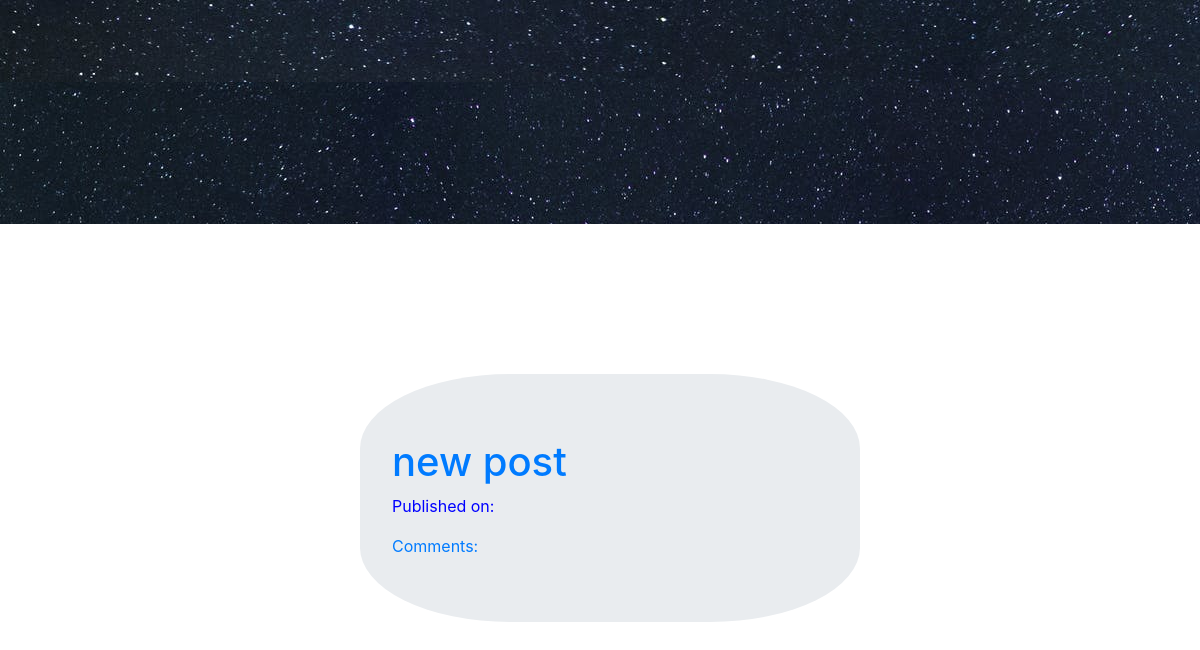
Before: / (lower part) with the older database file.
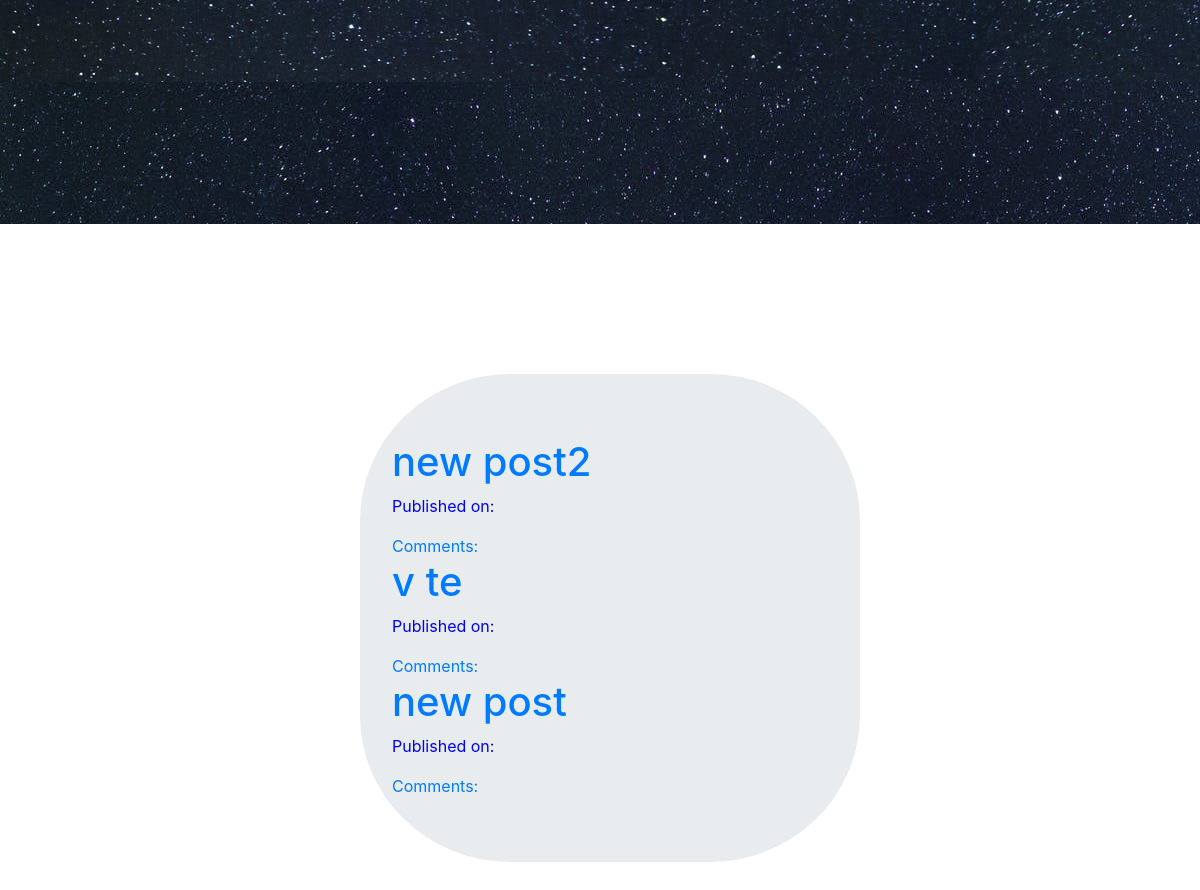
After: the same page with the newer database file.
### blog/models.py (models this page shows, shortened)
class Post(models.Model):
    author = models.ForeignKey('auth.User',on_delete=models.CASCADE)
    title = models.CharField(max_length=200)
    text = models.TextField()
    created_date = models.DateTimeField(default=timezone.now())
    published_date = models.DateTimeField(blank=True,null=True)

### blog/views.py (the view)
# urls.py: path('',views.PostListView.as_view(),name='post_list'),
class PostListView(ListView):
    model = Post
    def get_queryset(self):                     #__lte znaci <=
        return Post.objects.filter(published_date__lte=timezone.now()).order_by('-published_date')

### blog/templates/blog/post_list.html
{% extends "blog/base.html" %}
    {% block content%}
    <div class="container">
        <div class="jumbotron">
            <div class="centerstage">
                {% for post in post_list %}
                    <div class="post">
                        <h1><a href="{% url 'post_detail' pk=post.pk %}">{{ post.title }}</a></h1>
                        <div class="date">
                            <p>Published on: {{post.published|date:'d-m-Y' }}</p>
                        </div>
                        <a href="{% url 'post_detail' pk=post.pk %}">Comments: {{post.approve_comments.count}}</a>
                    </div>
                {% endfor %}
            </div>
        </div>
    </div>
    {% endblock %}

### blog/templates/blog/base.html (shortened to what this page needs)
{% load static %}
<!DOCTYPE html>
<html lang="en">
<head>
    <link rel="stylesheet" href="https://stackpath.bootstrapcdn.com/bootstrap/4.3.1/css/bootstrap.min.css">
    <link href="https://maxcdn.bootstrapcdn.com/font-awesome/4.7.0/css/font-awesome.min.css" rel="stylesheet">
    <link rel="stylesheet" href="//cdn.jsdelivr.net/medium-editor/latest/css/medium-editor.min.css" type="text/css" media="screen" charset="utf-8">
    <link rel="stylesheet" href="{% static 'css/blog.css' %}">
</head>
<body>
    <div class="image">
    </div>
        <div class="container">
            <div class="allcontent">
                <div class="row">
                    <div class="col-md-8">
                        <div class="blog_post">
                            {% block content %}
                            {% endblock %}
                        </div>
                    </div>
                </div>
            </div>
        </div>
</html>

### blog/static/css/blog.css (style rules this page uses)
.image { background: url('/static/images/nebo.jpeg'); width: auto; height: 1200px; }
.jumbotron { border-radius: 30%; color: blue; }
.allcontent { padding-top: 150px; padding-left: 300px; }

Changed rows visible on the page:
added Post: title "new post2"
added Post: title "v te"
